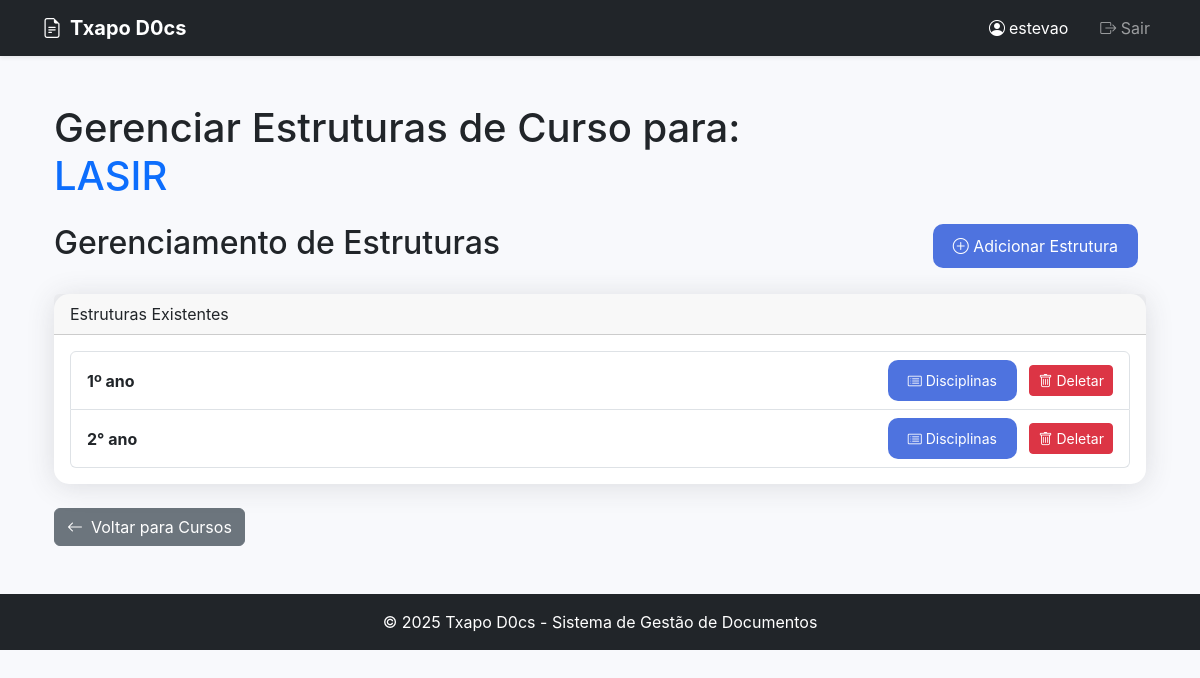
The page /admin/courses/1/structures (signed in) on the database its author committed.
### tables this page shows
CREATE TABLE user (
        id INTEGER PRIMARY KEY AUTOINCREMENT,
        username TEXT UNIQUE NOT NULL,
        email TEXT UNIQUE NOT NULL,
        password_hash TEXT NOT NULL,
        is_admin BOOLEAN DEFAULT FALSE
    );

CREATE TABLE course (
        id INTEGER PRIMARY KEY AUTOINCREMENT,
        name TEXT UNIQUE NOT NULL,
        description TEXT
    );

CREATE TABLE course_structure (
        id INTEGER PRIMARY KEY AUTOINCREMENT,
        course_id INTEGER NOT NULL,
        name TEXT NOT NULL,
        UNIQUE(course_id, name),
        FOREIGN KEY (course_id) REFERENCES course (id)
    );

### app.py (the view)
@app.route('/admin/courses/<int:course_id>/structures')
@login_required
def manage_course_structure(course_id):
    if not current_user.is_admin:
        flash('Acesso restrito a administradores' , 'danger')
        return redirect(url_for('home'))
    conn = get_db()
    cursor = conn.cursor()
    cursor.execute('SELECT * FROM course WHERE id = ?' , (course_id ,))
    course = cursor.fetchone()
    if not course:
        flash('Curso não encontrado' , 'danger')
        return redirect(url_for('manage_courses'))
    structures = get_course_structures_by_course(course_id)
    return render_template('admin/course_structures.html' , course = course , structures = structures)

### app.py (called while the page is built)
def get_db():
    conn = getattr(g , '_database' , None)  # Reutiliza a conexão se já existir no contexto da requisição
    if conn is None:
        conn = sqlite3.connect(app.config['DATABASE'])
        conn.row_factory = sqlite3.Row
        g._database = conn
    return conn

@app.teardown_appcontext
def close_connection(exception):
    db = getattr(g , '_database' , None)
    if db is not None:
        db.close()

def get_user_by_id(user_id):  # <-- NOVA FUNÇÃO: Obter usuário por ID
    conn = get_db()
    cursor = conn.cursor()
    cursor.execute('SELECT * FROM user WHERE id = ?' , (user_id ,))
    user_data = cursor.fetchone()
    return user_data

def get_course_structures_by_course(course_id):
    conn = get_db()
    cursor = conn.cursor()
    cursor.execute('SELECT * FROM course_structure WHERE course_id = ? ORDER BY name' , (course_id ,))
    structures = cursor.fetchall()
    return structures

@login_manager.user_loader
def load_user(user_id):
    user_data = get_user_by_id(user_id)  # Usando a nova função
    if not user_data:
        return None
    return User(
        id = user_data['id'] ,
        username = user_data['username'] ,
        email = user_data['email'] ,
        password_hash = user_data['password_hash'] ,
        is_admin = bool(user_data['is_admin'])
    )

### templates/admin/course_structures.html (shortened to what this page needs)
{% extends "admin/base_admin.html" %}
{% block content %}
<div class="container mt-4">
    <h1 class="mb-4">
        Gerenciar Estruturas de Curso para: <br>
        <span class="text-primary">{{ course.name }}</span>
    </h1>
    <div class="d-flex justify-content-between mb-3">
        <h2>Gerenciamento de Estruturas</h2>
        <div>
            <button class="btn btn-primary me-2" data-bs-toggle="modal" data-bs-target="#structureModal">
                <i class="bi bi-plus-circle"></i> Adicionar Estrutura
            </button>
        </div>
    </div>
    <div class="card mt-4">
        <div class="card-header">
            Estruturas Existentes
        </div>
        <div class="card-body">
            {% if structures %}
            <ul class="list-group">
                {% for structure in structures %}
                <li class="list-group-item d-flex justify-content-between align-items-center">
                    <div>
                        <strong>{{ structure.name }}</strong>
                    </div>
                    <div>
                        <a href="{{ url_for('manage_disciplines', structure_id=structure.id) }}" class="btn btn-sm btn-primary me-2">
                            <i class="bi bi-card-list me-1"></i>Disciplinas
                        </a>
                        <form action="{{ url_for('delete_course_structure', structure_id=structure.id) }}" method="POST" class="d-inline">
                            <button type="submit" class="btn btn-sm btn-danger" onclick="return confirm('Tem certeza que deseja deletar esta estrutura? Isso também deletará todas as disciplinas e documentos associados a ela!')">
                                <i class="bi bi-trash me-1"></i>Deletar
                            </button>
                        </form>
                    </div>
                </li>
                {% endfor %}
            </ul>
            {% else %}
            <div class="alert alert-info" role="alert">
                Nenhuma estrutura de curso cadastrada para {{ course.name }} ainda.
            </div>
            {% endif %}
        </div>
    </div>
    <div class="mt-4">
        <a href="{{ url_for('manage_courses') }}" class="btn btn-secondary">
            <i class="bi bi-arrow-left me-2"></i>Voltar para Cursos
        </a>
    </div>
</div>
{% endblock %}

### templates/base.html (shortened to what this page needs)
<!DOCTYPE html>
<html lang="pt">
<head>
    <link href="https://cdn.jsdelivr.net/npm/bootstrap@5.3.0/dist/css/bootstrap.min.css" rel="stylesheet">
    <link rel="stylesheet" href="https://cdn.jsdelivr.net/npm/bootstrap-icons@1.10.0/font/bootstrap-icons.css">
</head>
<body>
    <nav class="navbar navbar-expand-lg navbar-dark bg-dark shadow-sm">
        <div class="container">
            <a class="navbar-brand fw-bold" href="{{ url_for('home') }}">
                <i class="bi bi-file-earmark-text me-2"></i>Txapo D0cs
            </a>
            <div class="collapse navbar-collapse" id="navbarNav">
                <div class="navbar-nav ms-auto">
                    {% if current_user.is_authenticated %}
                        <span class="nav-link text-white me-3">
                            <i class="bi bi-person-circle me-1"></i>{{ current_user.username }}
                        </span>
                        <a class="nav-link" href="{{ url_for('logout') }}">
                            <i class="bi bi-box-arrow-right"></i> Sair
                        </a>
                    {% endif %}
                </div>
            </div>
        </div>
    </nav>
    <div class="container py-4">
        {% block content %}{% endblock %}
    </div>
    <footer class="bg-dark text-white py-3 mt-4">
        <div class="container text-center">
            <p class="mb-0">© 2025 Txapo D0cs - Sistema de Gestão de Documentos</p>
        </div>
    </footer>
</body>
</html>

### templates/base.html (style rules this page uses)
:root { --primary-color: #4e73df; --secondary-color: #1cc88a; --dark-color: #5a5c69; }
body { background-color: #f8f9fc; font-family: 'Nunito', -apple-system, BlinkMacSystemFont, sans-serif; }
.card { border: none; border-radius: 15px; box-shadow: 0 0.15rem 1.75rem 0 rgba(58, 59, 69, 0.15); transition: transform 0.3s; }
.btn-primary { background-color: var(--primary-color); border: none; padding: 10px 20px; border-radius: 10px; }

### rows shown on the page
user: username "estevao"
course: name "LASIR"
course_structure: name "1º ano"
course_structure: name "2° ano"
